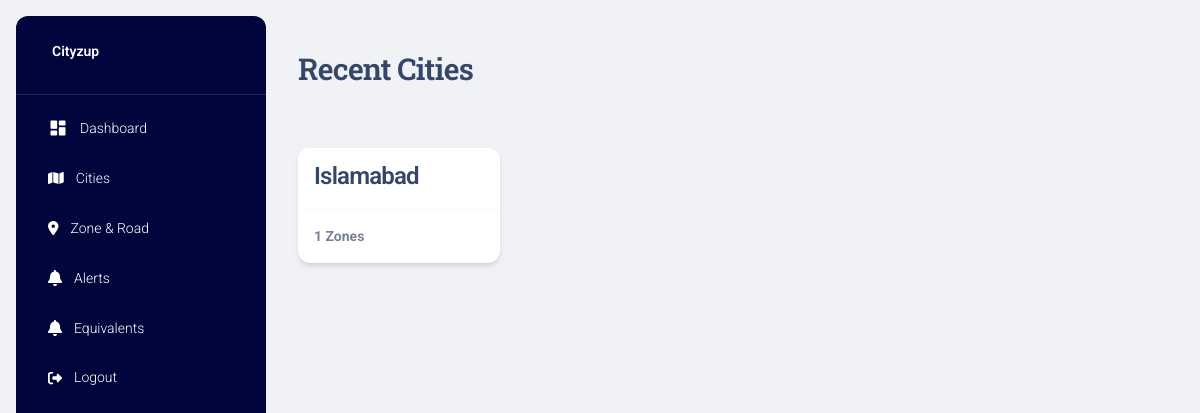
Page / (signed in) on the earlier database version.
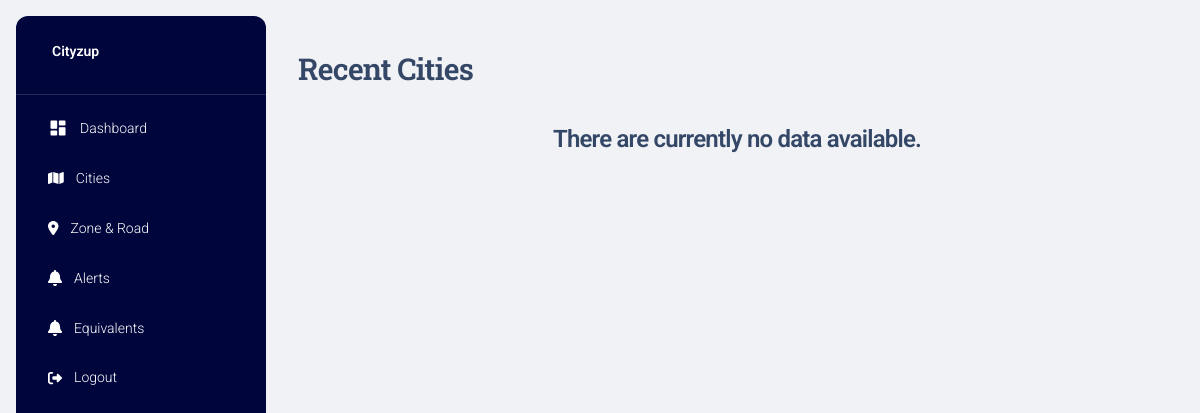
Same page on the later database version.
### project/models.py (models this page shows)
class Guide(db.Model):
    g_id = db.Column(db.Integer, primary_key=True)
    g_title = db.Column(db.String(255), nullable=False)
    g_coins_for_first_alert = db.Column(db.Integer, nullable=False)
    g_coins_for_confirm_alert = db.Column(db.Integer, nullable=False)
    g_coins_for_close_alert = db.Column(db.Integer, nullable=False)

### project/main.py (the view)
@main.route("/")
@login_required
def home():
    guides = db.session.query(Guide.g_id, Guide.g_title, db.func.count(Zone.z_id).label('point_count')) \
                      .outerjoin(Zone, Zone.g_id == Guide.g_id) \
                      .group_by(Guide.g_id) \
                      .order_by(Guide.g_id.desc()) \
                      .all()
    title = 'Dashboard'
    page_title = 'Recent Cities'
    return render_template('home.html', guides=guides, page_title=page_title, title=title)

### project/models.py (called while the page is built)
@login_manager.user_loader
def load_user(user_id):
    return User.query.get(int(user_id))

### project/templates/home.html
{% extends "layout.html" %} {% block title %} {% endblock %} {% block content %}
<div class="container-fluid py-4">
  <h3>{{page_title}}</h3>
  <br>
  <div class="row">
      {% if guides|length == 0 %}
          <div class="col-sm-12">
              <h4 class="text-center">There are currently no data available.</h4>
          </div>
      {% endif %}
      {% for guide in guides %}
          <div class="col-xl-3 col-sm-6 mb-xl-0 mb-4">
              <div class="card" style="margin-top: 25px">
                  <div class="card-header p-3 pt-2">
                      <div class="pt-1">
                          <h4 class="mb-0">
                              {{ guide.g_title }}
                          </h4>
                      </div>
                  </div>
                  <hr class="dark horizontal my-0">
                  <div class="card-footer p-3">
                      <p class="text-sm mb-0 text-capitalize"><b>{{ guide.point_count }} Zones</b></p>
                  </div>
              </div>
          </div>
      {% endfor %}
  </div>
</div>
{% endblock %}

Differences in the rows shown:
removed Guide: g_title "Islamabad", point_count "1"
Other differences:
text now shown: "There are currently no data available."
